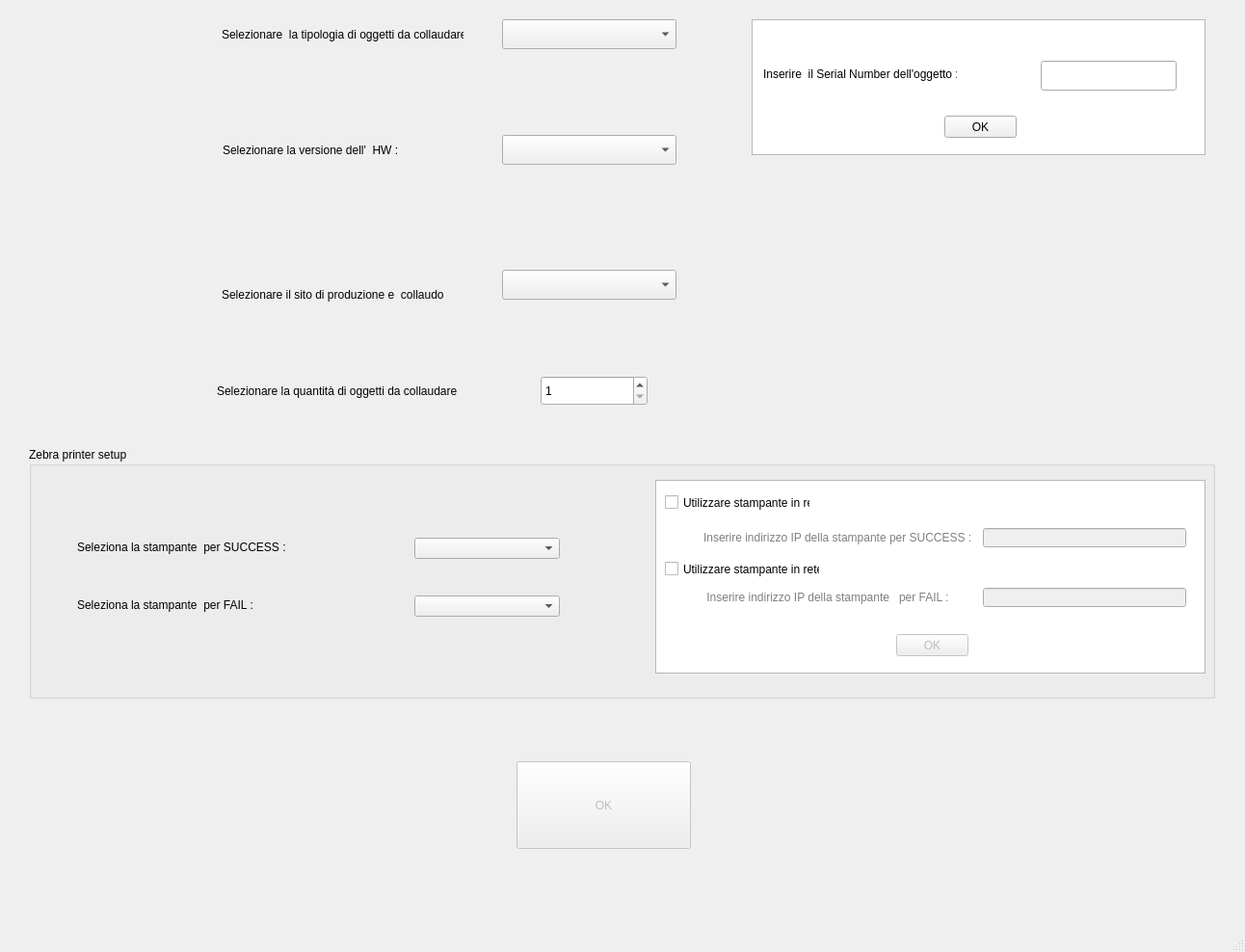
<?xml version="1.0" encoding="UTF-8"?>
<ui version="4.0">
 <class>MainWindow</class>
 <widget class="QMainWindow" name="MainWindow">
  <property name="geometry">
   <rect>
    <x>0</x>
    <y>0</y>
    <width>1292</width>
    <height>988</height>
   </rect>
  </property>
  <property name="windowTitle">
   <string>MainWindow</string>
  </property>
  <widget class="QWidget" name="centralwidget">
   <widget class="QSpinBox" name="spinBox">
    <property name="geometry">
     <rect>
      <x>561</x>
      <y>390</y>
      <width>111</width>
      <height>31</height>
     </rect>
    </property>
    <property name="minimum">
     <number>1</number>
    </property>
    <property name="maximum">
     <number>2000</number>
    </property>
    <property name="singleStep">
     <number>1</number>
    </property>
   </widget>
   <widget class="QLabel" name="label_oggetti">
    <property name="geometry">
     <rect>
      <x>225</x>
      <y>380</y>
      <width>251</width>
      <height>51</height>
     </rect>
    </property>
    <property name="text">
     <string>Selezionare la quantità di oggetti da collaudare :</string>
    </property>
   </widget>
   <widget class="QComboBox" name="comboBox">
    <property name="geometry">
     <rect>
      <x>521</x>
      <y>20</y>
      <width>181</width>
      <height>31</height>
     </rect>
    </property>
   </widget>
   <widget class="QLabel" name="label">
    <property name="geometry">
     <rect>
      <x>230</x>
      <y>0</y>
      <width>251</width>
      <height>71</height>
     </rect>
    </property>
    <property name="text">
     <string>Selezionare  la tipologia di oggetti da collaudare : </string>
    </property>
   </widget>
   <widget class="QPushButton" name="pushButton">
    <property name="enabled">
     <bool>false</bool>
    </property>
    <property name="geometry">
     <rect>
      <x>536</x>
      <y>790</y>
      <width>181</width>
      <height>91</height>
     </rect>
    </property>
    <property name="text">
     <string>OK</string>
    </property>
   </widget>
   <widget class="QComboBox" name="comboBox_hw">
    <property name="geometry">
     <rect>
      <x>521</x>
      <y>140</y>
      <width>181</width>
      <height>31</height>
     </rect>
    </property>
   </widget>
   <widget class="QLabel" name="label_2">
    <property name="geometry">
     <rect>
      <x>231</x>
      <y>120</y>
      <width>211</width>
      <height>71</height>
     </rect>
    </property>
    <property name="text">
     <string>Selezionare la versione dell'  HW : </string>
    </property>
   </widget>
   <widget class="QComboBox" name="comboBox_pc">
    <property name="geometry">
     <rect>
      <x>521</x>
      <y>280</y>
      <width>181</width>
      <height>31</height>
     </rect>
    </property>
   </widget>
   <widget class="QLabel" name="label_3">
    <property name="geometry">
     <rect>
      <x>230</x>
      <y>270</y>
      <width>231</width>
      <height>71</height>
     </rect>
    </property>
    <property name="text">
     <string>Selezionare il sito di produzione e  collaudo : </string>
    </property>
   </widget>
   <widget class="QGroupBox" name="groupBox_zebra">
    <property name="enabled">
     <bool>true</bool>
    </property>
    <property name="geometry">
     <rect>
      <x>30</x>
      <y>464</y>
      <width>1231</width>
      <height>261</height>
     </rect>
    </property>
    <property name="palette">
     <palette>
      <active>
       <colorrole role="WindowText">
        <brush brushstyle="SolidPattern">
         <color alpha="255">
          <red>0</red>
          <green>0</green>
          <blue>0</blue>
         </color>
        </brush>
       </colorrole>
       <colorrole role="ToolTipText">
        <brush brushstyle="SolidPattern">
         <color alpha="255">
          <red>255</red>
          <green>255</green>
          <blue>255</blue>
         </color>
        </brush>
       </colorrole>
      </active>
      <inactive>
       <colorrole role="WindowText">
        <brush brushstyle="SolidPattern">
         <color alpha="255">
          <red>0</red>
          <green>0</green>
          <blue>0</blue>
         </color>
        </brush>
       </colorrole>
       <colorrole role="ToolTipText">
        <brush brushstyle="SolidPattern">
         <color alpha="255">
          <red>255</red>
          <green>255</green>
          <blue>255</blue>
         </color>
        </brush>
       </colorrole>
      </inactive>
      <disabled>
       <colorrole role="WindowText">
        <brush brushstyle="SolidPattern">
         <color alpha="255">
          <red>127</red>
          <green>127</green>
          <blue>127</blue>
         </color>
        </brush>
       </colorrole>
       <colorrole role="ToolTipText">
        <brush brushstyle="SolidPattern">
         <color alpha="255">
          <red>255</red>
          <green>255</green>
          <blue>255</blue>
         </color>
        </brush>
       </colorrole>
      </disabled>
     </palette>
    </property>
    <property name="font">
     <font>
      <weight>50</weight>
      <bold>false</bold>
      <underline>false</underline>
     </font>
    </property>
    <property name="title">
     <string>Zebra printer setup</string>
    </property>
    <widget class="QLineEdit" name="lineEdit_z_success">
     <property name="enabled">
      <bool>false</bool>
     </property>
     <property name="geometry">
      <rect>
       <x>990</x>
       <y>84</y>
       <width>211</width>
       <height>20</height>
      </rect>
     </property>
     <property name="readOnly">
      <bool>false</bool>
     </property>
    </widget>
    <widget class="QPushButton" name="Button_z">
     <property name="enabled">
      <bool>false</bool>
     </property>
     <property name="geometry">
      <rect>
       <x>900</x>
       <y>194</y>
       <width>75</width>
       <height>23</height>
      </rect>
     </property>
     <property name="text">
      <string>OK</string>
     </property>
    </widget>
    <widget class="QLabel" name="label_z_success">
     <property name="enabled">
      <bool>false</bool>
     </property>
     <property name="geometry">
      <rect>
       <x>700</x>
       <y>84</y>
       <width>281</width>
       <height>20</height>
      </rect>
     </property>
     <property name="palette">
      <palette>
       <active>
        <colorrole role="WindowText">
         <brush brushstyle="SolidPattern">
          <color alpha="255">
           <red>0</red>
           <green>0</green>
           <blue>0</blue>
          </color>
         </brush>
        </colorrole>
       </active>
       <inactive>
        <colorrole role="WindowText">
         <brush brushstyle="SolidPattern">
          <color alpha="255">
           <red>0</red>
           <green>0</green>
           <blue>0</blue>
          </color>
         </brush>
        </colorrole>
       </inactive>
       <disabled>
        <colorrole role="WindowText">
         <brush brushstyle="SolidPattern">
          <color alpha="255">
           <red>127</red>
           <green>127</green>
           <blue>127</blue>
          </color>
         </brush>
        </colorrole>
       </disabled>
      </palette>
     </property>
     <property name="text">
      <string>Inserire indirizzo IP della stampante per SUCCESS :</string>
     </property>
    </widget>
    <widget class="QLineEdit" name="lineEdit_z_fail">
     <property name="enabled">
      <bool>false</bool>
     </property>
     <property name="geometry">
      <rect>
       <x>990</x>
       <y>146</y>
       <width>211</width>
       <height>20</height>
      </rect>
     </property>
     <property name="cursor">
      <cursorShape>IBeamCursor</cursorShape>
     </property>
     <property name="readOnly">
      <bool>false</bool>
     </property>
    </widget>
    <widget class="QListWidget" name="listWidget_2">
     <property name="enabled">
      <bool>true</bool>
     </property>
     <property name="geometry">
      <rect>
       <x>650</x>
       <y>34</y>
       <width>571</width>
       <height>201</height>
      </rect>
     </property>
    </widget>
    <widget class="QComboBox" name="comboBox_z_success">
     <property name="geometry">
      <rect>
       <x>400</x>
       <y>94</y>
       <width>151</width>
       <height>22</height>
      </rect>
     </property>
    </widget>
    <widget class="QLabel" name="label_z_success_usb">
     <property name="geometry">
      <rect>
       <x>50</x>
       <y>94</y>
       <width>281</width>
       <height>20</height>
      </rect>
     </property>
     <property name="palette">
      <palette>
       <active>
        <colorrole role="WindowText">
         <brush brushstyle="SolidPattern">
          <color alpha="255">
           <red>0</red>
           <green>0</green>
           <blue>0</blue>
          </color>
         </brush>
        </colorrole>
       </active>
       <inactive>
        <colorrole role="WindowText">
         <brush brushstyle="SolidPattern">
          <color alpha="255">
           <red>0</red>
           <green>0</green>
           <blue>0</blue>
          </color>
         </brush>
        </colorrole>
       </inactive>
       <disabled>
        <colorrole role="WindowText">
         <brush brushstyle="SolidPattern">
          <color alpha="255">
           <red>127</red>
           <green>127</green>
           <blue>127</blue>
          </color>
         </brush>
        </colorrole>
       </disabled>
      </palette>
     </property>
     <property name="text">
      <string>Seleziona la stampante  per SUCCESS :</string>
     </property>
    </widget>
    <widget class="QCheckBox" name="checkBox">
     <property name="geometry">
      <rect>
       <x>660</x>
       <y>49</y>
       <width>151</width>
       <height>17</height>
      </rect>
     </property>
     <property name="text">
      <string>Utilizzare stampante in rete</string>
     </property>
    </widget>
    <widget class="QComboBox" name="comboBox_z_fail">
     <property name="geometry">
      <rect>
       <x>400</x>
       <y>154</y>
       <width>151</width>
       <height>22</height>
      </rect>
     </property>
    </widget>
    <widget class="QLabel" name="label_z_fail">
     <property name="enabled">
      <bool>false</bool>
     </property>
     <property name="geometry">
      <rect>
       <x>700</x>
       <y>146</y>
       <width>281</width>
       <height>20</height>
      </rect>
     </property>
     <property name="palette">
      <palette>
       <active>
        <colorrole role="WindowText">
         <brush brushstyle="SolidPattern">
          <color alpha="255">
           <red>0</red>
           <green>0</green>
           <blue>0</blue>
          </color>
         </brush>
        </colorrole>
       </active>
       <inactive>
        <colorrole role="WindowText">
         <brush brushstyle="SolidPattern">
          <color alpha="255">
           <red>0</red>
           <green>0</green>
           <blue>0</blue>
          </color>
         </brush>
        </colorrole>
       </inactive>
       <disabled>
        <colorrole role="WindowText">
         <brush brushstyle="SolidPattern">
          <color alpha="255">
           <red>127</red>
           <green>127</green>
           <blue>127</blue>
          </color>
         </brush>
        </colorrole>
       </disabled>
      </palette>
     </property>
     <property name="text">
      <string> Inserire indirizzo IP della stampante   per FAIL :</string>
     </property>
    </widget>
    <widget class="QLabel" name="label_z_fail_usb">
     <property name="geometry">
      <rect>
       <x>50</x>
       <y>154</y>
       <width>281</width>
       <height>20</height>
      </rect>
     </property>
     <property name="palette">
      <palette>
       <active>
        <colorrole role="WindowText">
         <brush brushstyle="SolidPattern">
          <color alpha="255">
           <red>0</red>
           <green>0</green>
           <blue>0</blue>
          </color>
         </brush>
        </colorrole>
       </active>
       <inactive>
        <colorrole role="WindowText">
         <brush brushstyle="SolidPattern">
          <color alpha="255">
           <red>0</red>
           <green>0</green>
           <blue>0</blue>
          </color>
         </brush>
        </colorrole>
       </inactive>
       <disabled>
        <colorrole role="WindowText">
         <brush brushstyle="SolidPattern">
          <color alpha="255">
           <red>127</red>
           <green>127</green>
           <blue>127</blue>
          </color>
         </brush>
        </colorrole>
       </disabled>
      </palette>
     </property>
     <property name="text">
      <string>Seleziona la stampante  per FAIL :</string>
     </property>
    </widget>
    <widget class="QLabel" name="label_ip_ok">
     <property name="geometry">
      <rect>
       <x>990</x>
       <y>61</y>
       <width>171</width>
       <height>21</height>
      </rect>
     </property>
     <property name="text">
      <string/>
     </property>
    </widget>
    <widget class="QLabel" name="label_ip_ko">
     <property name="geometry">
      <rect>
       <x>991</x>
       <y>111</y>
       <width>171</width>
       <height>21</height>
      </rect>
     </property>
     <property name="text">
      <string/>
     </property>
    </widget>
    <widget class="QCheckBox" name="checkBox_2">
     <property name="geometry">
      <rect>
       <x>660</x>
       <y>118</y>
       <width>161</width>
       <height>17</height>
      </rect>
     </property>
     <property name="text">
      <string>Utilizzare stampante in rete</string>
     </property>
    </widget>
    <zorder>listWidget_2</zorder>
    <zorder>lineEdit_z_success</zorder>
    <zorder>Button_z</zorder>
    <zorder>label_z_success</zorder>
    <zorder>lineEdit_z_fail</zorder>
    <zorder>comboBox_z_success</zorder>
    <zorder>label_z_success_usb</zorder>
    <zorder>checkBox</zorder>
    <zorder>comboBox_z_fail</zorder>
    <zorder>label_z_fail</zorder>
    <zorder>label_z_fail_usb</zorder>
    <zorder>label_ip_ok</zorder>
    <zorder>label_ip_ko</zorder>
    <zorder>checkBox_2</zorder>
   </widget>
   <widget class="QLabel" name="label_4">
    <property name="geometry">
     <rect>
      <x>792</x>
      <y>51</y>
      <width>201</width>
      <height>51</height>
     </rect>
    </property>
    <property name="text">
     <string>Inserire  il Serial Number dell'oggetto : </string>
    </property>
   </widget>
   <widget class="QLineEdit" name="lineEdit_sn">
    <property name="geometry">
     <rect>
      <x>1080</x>
      <y>63</y>
      <width>141</width>
      <height>31</height>
     </rect>
    </property>
   </widget>
   <widget class="QPushButton" name="Button_sn">
    <property name="enabled">
     <bool>true</bool>
    </property>
    <property name="geometry">
     <rect>
      <x>980</x>
      <y>120</y>
      <width>75</width>
      <height>23</height>
     </rect>
    </property>
    <property name="text">
     <string>OK</string>
    </property>
   </widget>
   <widget class="QListWidget" name="listWidget_3">
    <property name="enabled">
     <bool>true</bool>
    </property>
    <property name="geometry">
     <rect>
      <x>780</x>
      <y>20</y>
      <width>471</width>
      <height>141</height>
     </rect>
    </property>
   </widget>
   <widget class="QLabel" name="label_sn">
    <property name="geometry">
     <rect>
      <x>1081</x>
      <y>40</y>
      <width>141</width>
      <height>21</height>
     </rect>
    </property>
    <property name="text">
     <string/>
    </property>
   </widget>
   <zorder>listWidget_3</zorder>
   <zorder>spinBox</zorder>
   <zorder>label_oggetti</zorder>
   <zorder>comboBox</zorder>
   <zorder>label</zorder>
   <zorder>pushButton</zorder>
   <zorder>comboBox_hw</zorder>
   <zorder>label_2</zorder>
   <zorder>comboBox_pc</zorder>
   <zorder>label_3</zorder>
   <zorder>groupBox_zebra</zorder>
   <zorder>label_4</zorder>
   <zorder>lineEdit_sn</zorder>
   <zorder>Button_sn</zorder>
   <zorder>label_sn</zorder>
  </widget>
  <widget class="QMenuBar" name="menubar">
   <property name="geometry">
    <rect>
     <x>0</x>
     <y>0</y>
     <width>1292</width>
     <height>21</height>
    </rect>
   </property>
  </widget>
  <widget class="QStatusBar" name="statusbar"/>
 </widget>
 <resources/>
 <connections/>
</ui>
